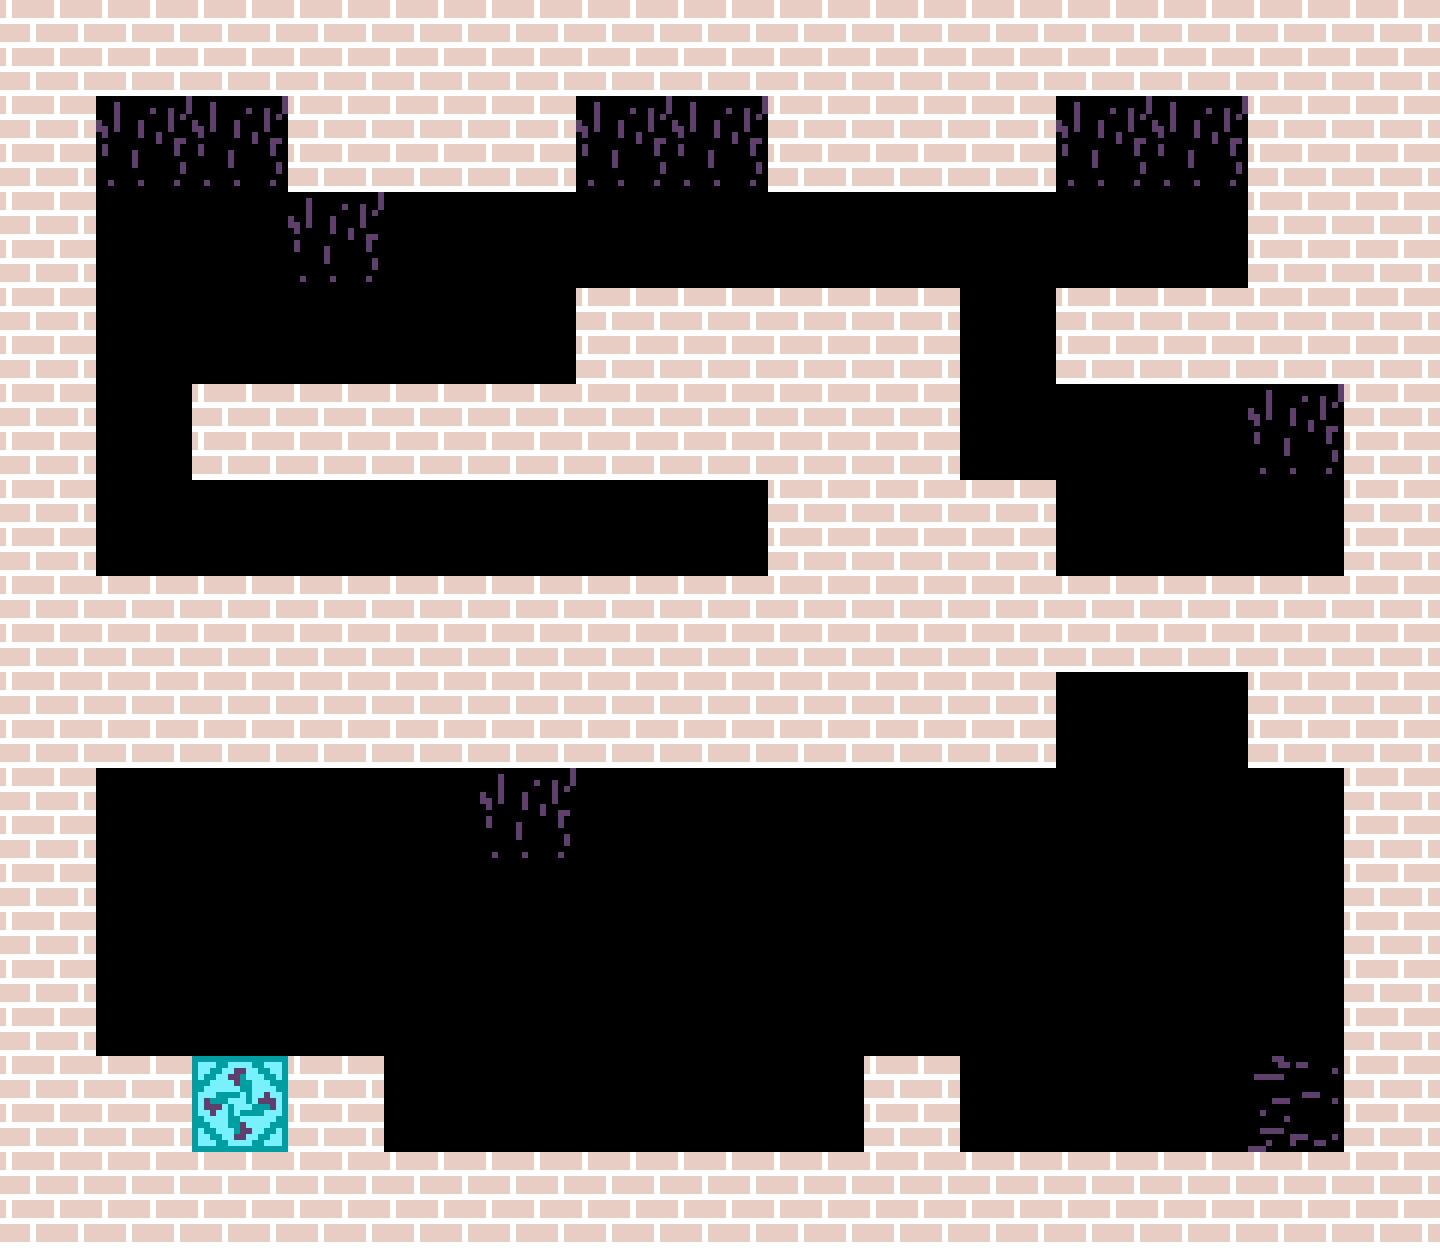

The image is a tile-based game level rendered from a .tmx file. Its description and complete source (layers, tilesets, objects, tile grids) follow:
An orthogonal 15x13 tile map with 96x96 px tiles, 3 tile layers (Terrain, Enemies, Decoration) and 22 objects (Canon).

<map version="1.10" tiledversion="1.11.2" orientation="orthogonal" renderorder="right-down" width="15" height="13" tilewidth="96" tileheight="96" infinite="0" nextlayerid="7" nextobjectid="27">
 <properties>
  <property name="CanonFiringRate" type="float" value="5.75" />
 </properties>
 <tileset firstgid="1" source="../Tilesets/platformerTiles.tsx" />
 <layer id="1" name="Terrain" width="15" height="13">
  <data encoding="csv">
0,0,0,0,0,0,0,0,0,0,0,0,0,0,0,
0,0,0,0,1,1,0,0,1,1,1,0,0,0,0,
1,0,0,0,0,0,0,0,0,0,0,0,0,1,0,
1,0,0,0,0,0,1,1,1,1,0,1,1,0,0,
1,0,1,1,1,1,1,0,0,0,0,0,0,0,0,
1,0,0,0,0,0,0,0,0,0,1,0,0,0,1,
0,1,1,1,1,1,1,0,0,0,0,1,1,1,0,
0,1,1,1,1,1,1,1,1,1,1,0,0,1,0,
1,0,0,0,0,0,0,0,0,0,0,0,0,0,0,
1,0,0,0,0,0,0,0,0,0,0,0,0,0,0,
1,0,0,0,0,0,0,0,0,0,0,0,0,0,0,
0,1,2,1,0,0,0,0,0,1,0,0,0,0,0,
0,0,0,0,1,1,1,1,1,0,0,1,1,0,0
</data>
 </layer>
 <layer id="2" name="Enemies" width="15" height="13">
  <data encoding="csv">
0,0,0,0,0,0,0,0,0,0,0,0,0,0,0,
0,17,17,0,0,0,17,17,0,0,0,17,17,0,0,
0,0,0,17,0,0,0,0,0,0,0,0,0,0,0,
0,0,0,0,0,0,0,0,0,0,0,0,0,0,0,
0,0,0,0,0,0,0,0,0,0,0,0,0,17,0,
0,0,0,0,0,0,0,0,0,0,0,0,0,0,0,
0,0,0,0,0,0,0,0,0,0,0,0,0,0,0,
0,0,0,0,0,0,0,0,0,0,0,0,0,0,0,
0,0,0,0,0,17,0,0,0,0,0,0,0,0,0,
0,0,0,0,0,0,0,0,0,0,0,0,0,0,0,
0,0,0,0,0,0,0,0,0,0,0,0,0,0,0,
0,0,0,0,0,0,0,0,0,0,0,0,0,32,0,
0,0,0,0,0,0,0,0,0,0,0,0,0,0,0
</data>
 </layer>
 <layer id="3" name="Decoration" width="15" height="13">
  <data encoding="csv">
1,1,1,1,1,1,1,1,1,1,1,1,1,1,1,
1,0,0,1,0,0,0,0,0,0,0,0,0,1,1,
0,0,0,0,0,0,0,0,0,0,0,0,0,0,1,
0,0,0,0,0,0,0,0,0,0,0,0,0,1,1,
0,0,0,0,0,0,0,1,1,1,0,0,0,0,1,
0,0,0,0,0,0,0,0,1,1,0,0,0,0,0,
1,0,0,0,0,0,0,1,1,1,1,0,0,0,1,
1,0,0,0,0,0,0,0,0,0,0,0,0,0,1,
0,0,0,0,0,0,0,0,0,0,0,0,0,0,1,
0,0,0,0,0,0,0,0,0,0,0,0,0,0,1,
0,0,0,0,0,0,0,0,0,0,0,0,0,0,1,
1,0,0,0,0,0,0,0,0,0,0,0,0,0,1,
1,1,1,1,0,0,0,0,0,1,1,0,0,1,1
</data>
 </layer>
 <objectgroup id="4" name="Interactable">
  <object id="15" template="../ObjectTemplates/StartBall.tx" x="192" y="960" />
  <object id="17" template="../ObjectTemplates/EndFragmentBall.tx" x="96" y="384" />
  <object id="20" template="../ObjectTemplates/TeleportPortalOff.tx" x="192" y="864">
   <properties>
    <property name="ID" type="int" value="0" />
   </properties>
  </object>
  <object id="21" template="../ObjectTemplates/TeleportLocationOff.tx" x="1152" y="576" />
  <object id="24" template="../ObjectTemplates/ChangerBullet.tx" x="864" y="288">
   <properties>
    <property name="RateChange" type="float" value="5" />
    <property name="SpeedChange" type="int" value="200" />
   </properties>
  </object>
  <object id="25" template="../ObjectTemplates/EndBallFragment.tx" x="1152" y="288">
   <properties>
    <property name="Trim" value="LeftHalf" />
   </properties>
  </object>
  <object id="26" template="../ObjectTemplates/EndBallFragment.tx" x="384" y="576">
   <properties>
    <property name="Trim" value="RightHalf" />
   </properties>
  </object>
 </objectgroup>
 <objectgroup id="5" name="Collectable">
  <object id="1" template="../ObjectTemplates/LifeBlock.tx" x="1152" y="768" />
  <object id="2" template="../ObjectTemplates/Coin.tx" x="1056" y="768" />
  <object id="13" template="../ObjectTemplates/Coin.tx" x="576" y="576" />
  <object id="14" template="../ObjectTemplates/Coin.tx" x="480" y="576" />
  <object id="3" template="../ObjectTemplates/Coin.tx" x="1056" y="864" />
  <object id="10" template="../ObjectTemplates/Coin.tx" x="768" y="1152" />
  <object id="4" template="../ObjectTemplates/Coin.tx" x="1152" y="864" />
  <object id="16" template="../ObjectTemplates/Checkpoint.tx" x="960" y="480" />
  <object id="22" template="../ObjectTemplates/Switch.tx" x="1152" y="1152" />
 </objectgroup>
 <objectgroup id="6" name="Interactable Enemies">
  <object id="5" name="Canon" gid="56" x="960" y="1152" width="96" height="96">
   <properties>
    <property name="Floor" type="bool" value="true" />
    <property name="Orientation" value="Right" />
    <property name="Passthrough" type="bool" value="false" />
   </properties>
  </object>
  <object id="12" template="../ObjectTemplates/CanonFloor.tx" x="672" y="576">
   <properties>
    <property name="Orientation" value="Left" />
   </properties>
  </object>
  <object id="7" template="../ObjectTemplates/Canon.tx" x="1248" y="1056" />
  <object id="8" template="../ObjectTemplates/Canon.tx" x="1248" y="960" />
  <object id="9" template="../ObjectTemplates/Canon.tx" x="1248" y="864" />
  <object id="11" template="../ObjectTemplates/DeathCube.tx" x="480" y="1152" />
 </objectgroup>
</map>
